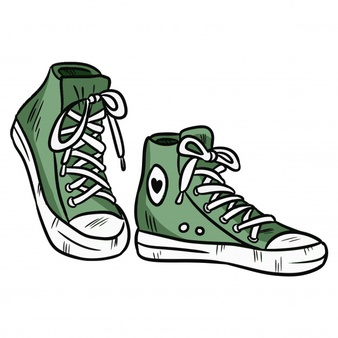
#> input picture Univ_Sistemas_vision_aritificial/zapatillas_1.jpg, 338 x 338 px
$ python pregunta_1.py
#> lines starting #> are read from the running program, lines starting #| are printed output that depends on the picture
import cv2
import numpy as np

# Umbral binario
gray = cv2.imread('../zapatillas_1.jpg', 0)
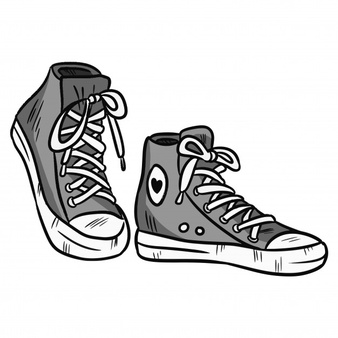
#> gray: shape (338, 338); min 0, max 255, mean 216.8

t, dst = cv2.threshold(gray, 170, 255, cv2.THRESH_TRUNC)
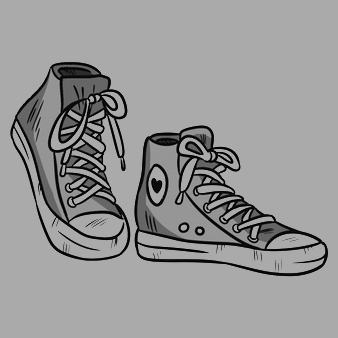
#> dst: shape (338, 338); min 0, max 170, mean 151

cv2.imshow('umbral', gray)
cv2.imshow('result', dst)

cv2.waitKey(0)
cv2.destroyAllWindows()

$ run again, with Univ_Sistemas_vision_aritificial/perros_1.jpg copied over Univ_Sistemas_vision_aritificial/zapatillas_1.jpg
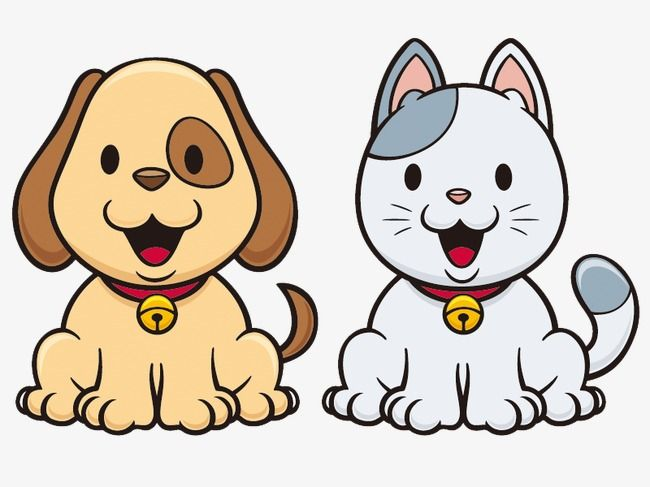
#> input picture Univ_Sistemas_vision_aritificial/perros_1.jpg, 650 x 487 px
#> `gray = cv2.imread('../zapatillas_1.jpg', 0)`:
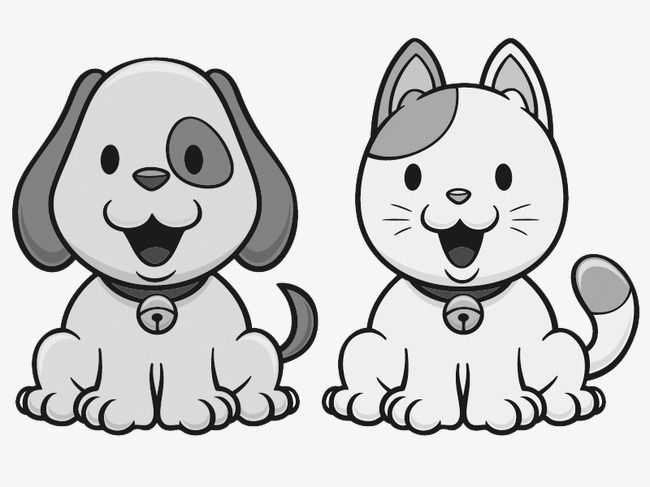
#> gray: shape (487, 650); min 0, max 255, mean 207.8
#> `t, dst = cv2.threshold(gray, 170, 255, cv2.THRESH_TRUNC)`:
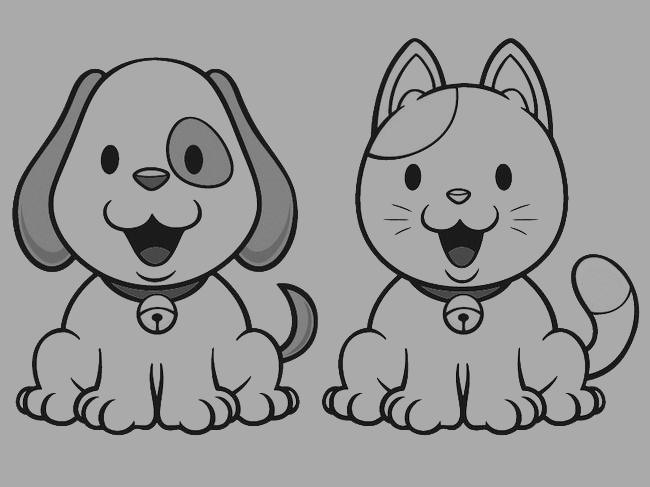
#> dst: shape (487, 650); min 0, max 170, mean 152.7
